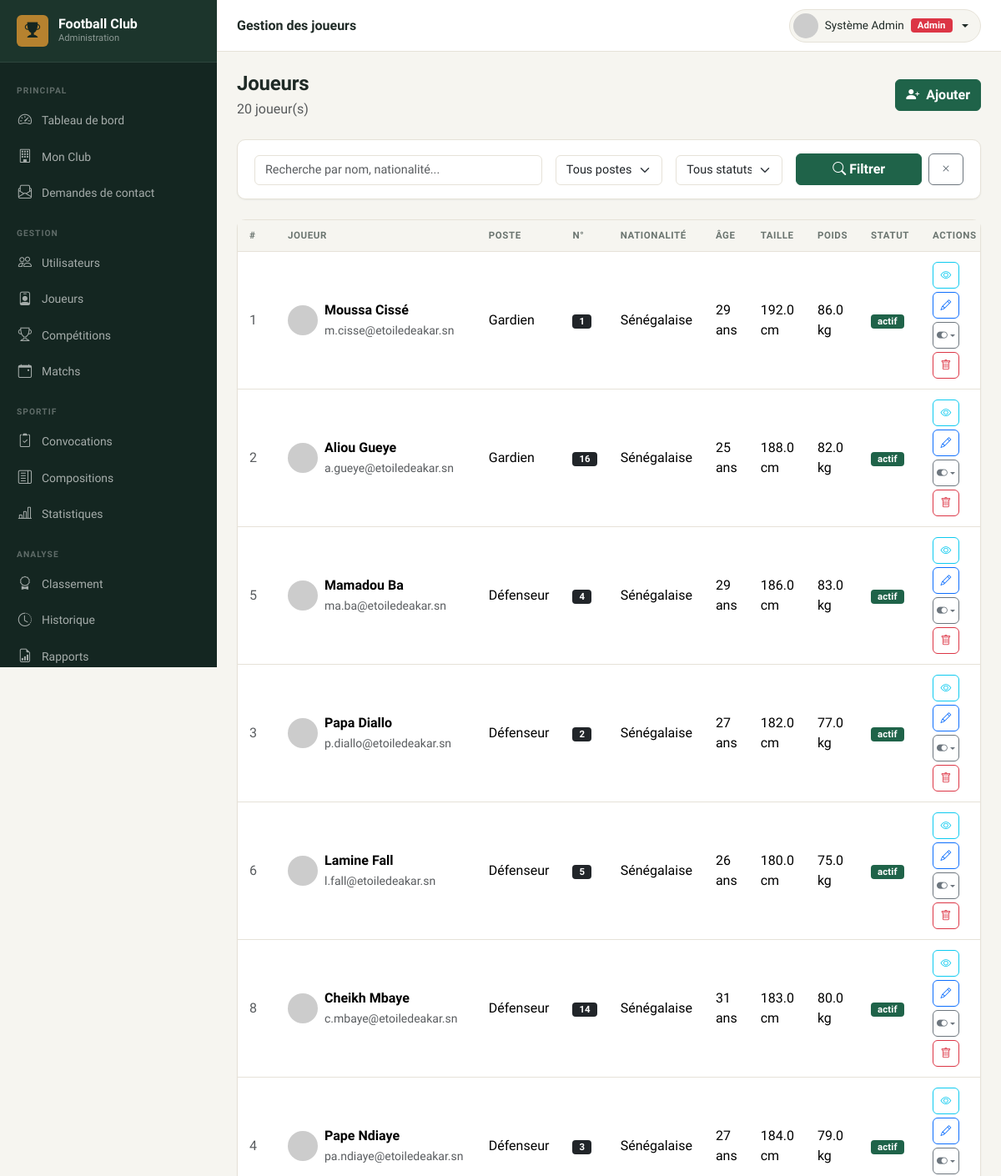
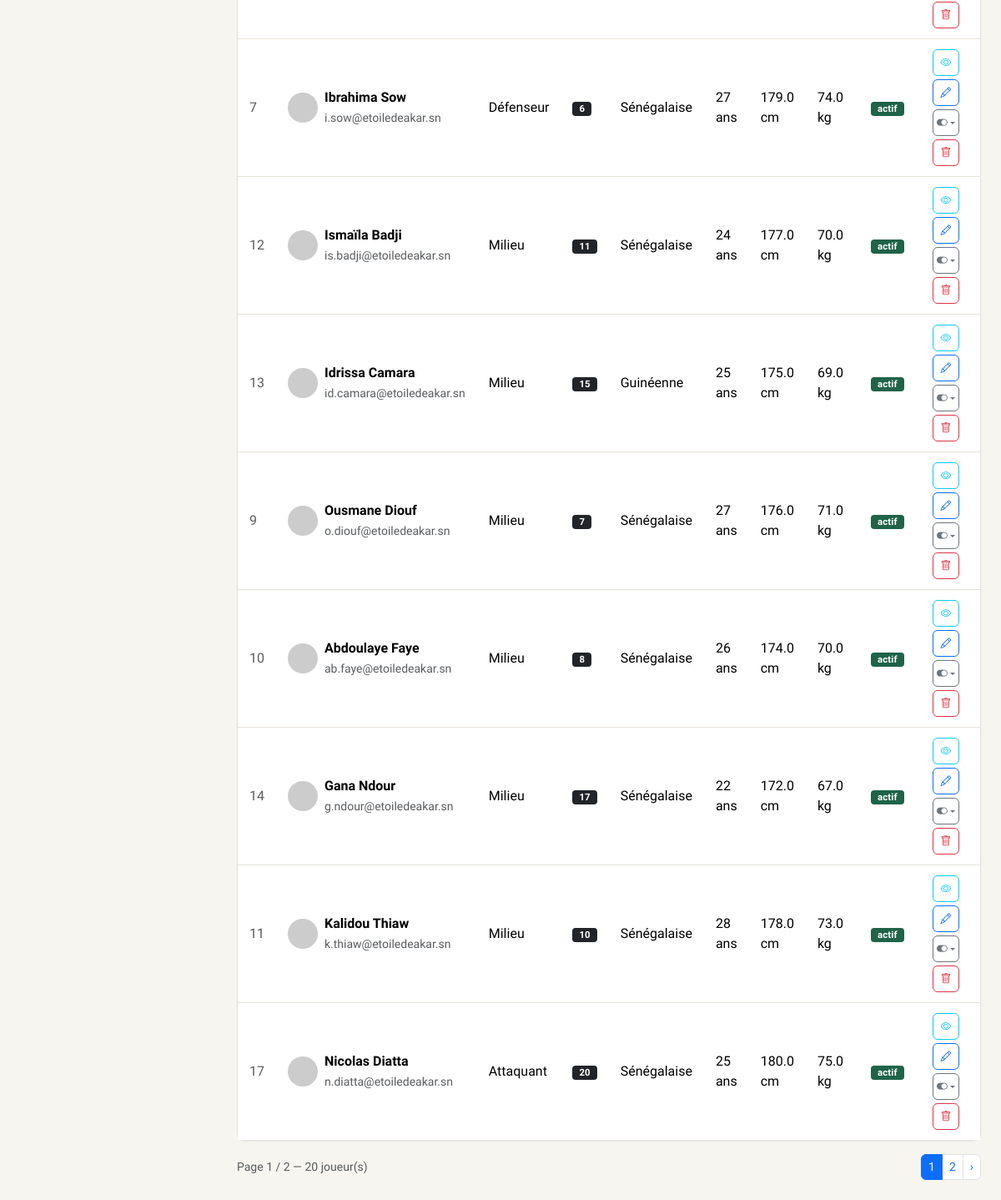
Page /admin/joueurs/index.php (signed in) on the committed database (2 pictures, top to bottom).
### tables this page shows
CREATE TABLE `joueurs` (
  `id` int(11) NOT NULL,
  `utilisateur_id` int(11) DEFAULT NULL,
  `club_id` int(11) DEFAULT 1,
  `nom` varchar(100) NOT NULL,
  `prenom` varchar(100) NOT NULL,
  `date_naissance` date DEFAULT NULL,
  `nationalite` varchar(100) DEFAULT NULL,
  `taille` decimal(4,1) DEFAULT NULL,
  `poids` decimal(5,1) DEFAULT NULL,
  `poste` enum('Gardien','Défenseur','Milieu','Attaquant') NOT NULL,
  `numero_maillot` tinyint(3) UNSIGNED DEFAULT NULL,
  `photo` varchar(255) DEFAULT NULL,
  `date_inscription` date DEFAULT curdate(),
  `statut` enum('actif','blessé','suspendu','inactif') NOT NULL DEFAULT 'actif',
  `created_at` timestamp NOT NULL DEFAULT current_timestamp(),
  `updated_at` timestamp NOT NULL DEFAULT current_timestamp() ON UPDATE current_timestamp()
);

CREATE TABLE `utilisateurs` (
  `id` int(11) NOT NULL,
  `nom` varchar(100) NOT NULL,
  `prenom` varchar(100) NOT NULL,
  `email` varchar(150) NOT NULL,
  `telephone` varchar(20) DEFAULT NULL,
  `mot_de_passe` varchar(255) NOT NULL,
  `role` enum('admin','coach','staff','joueur') NOT NULL DEFAULT 'joueur',
  `statut` enum('actif','inactif') NOT NULL DEFAULT 'actif',
  `photo` varchar(255) DEFAULT NULL,
  `created_at` timestamp NOT NULL DEFAULT current_timestamp(),
  `updated_at` timestamp NOT NULL DEFAULT current_timestamp() ON UPDATE current_timestamp()
);

### admin/joueurs/index.php (the view, shortened to what this page needs)
<?php
require_once ROOT_PATH . '/includes/functions.php';
$pdo = getPDO();
$search  = trim($_GET['q']      ?? '');
$poste   = $_GET['poste']       ?? '';
$statut  = $_GET['statut']      ?? '';
$page    = max(1, (int)($_GET['page'] ?? 1));
$perPage = 15;
$where  = ['1=1'];
$params = [];
$whereStr = implode(' AND ', $where);
$totalStmt = $pdo->prepare("SELECT COUNT(*) FROM joueurs j WHERE $whereStr");
$totalStmt->execute($params);
$total = (int)$totalStmt->fetchColumn();
$totalPages = max(1, (int)ceil($total / $perPage));
$page = min($page, $totalPages);
$offset = ($page - 1) * $perPage;
$stmt = $pdo->prepare("
    SELECT j.*, u.email
    FROM joueurs j
    LEFT JOIN utilisateurs u ON u.id = j.utilisateur_id
    WHERE $whereStr
    ORDER BY j.poste, j.nom
    LIMIT $perPage OFFSET $offset
");
$stmt->execute($params);
$joueurs = $stmt->fetchAll();
require_once ROOT_PATH . '/admin/includes/header.php';
?>
<div class="d-flex align-items-center justify-content-between mb-4">
    <div>
        <h4 class="fw-bold mb-1">Joueurs</h4>
        <p class="text-muted mb-0"><?= $total ?> joueur(s)</p>
    </div>
    <a href="<?= BASE_URL ?>/admin/joueurs/add.php" class="btn btn-success">
        <i class="bi bi-person-plus-fill me-1"></i> Ajouter
    </a>
</div>
<div class="card mb-4">
    <div class="card-body py-3">
        <form class="row g-3 align-items-end" method="GET" id="filterForm">
            <div class="col-md-5" style="position:relative">
                <input type="text" name="q" id="searchInput" class="form-control"
                       placeholder="Recherche par nom, nationalité..."
                       value="<?= e($search) ?>" autocomplete="off">
            </div>
            <div class="col-md-2">
                <select name="poste" class="form-select">
                    <option value="">Tous postes</option>
                </select>
            </div>
            <div class="col-md-2">
                <select name="statut" class="form-select">
                    <option value="">Tous statuts</option>
                </select>
            </div>
            <div class="col-md-3 d-flex gap-2">
                <button class="btn btn-success flex-grow-1"><i class="bi bi-search"></i> Filtrer</button>
                <a href="?" class="btn btn-outline-secondary"><i class="bi bi-x"></i></a>
            </div>
        </form>
    </div>
</div>
<div class="card table-card">
    <div class="card-body p-0 table-responsive">
        <table class="table datatable">
            <thead><tr>
                <th>#</th><th>Joueur</th><th>Poste</th><th>N°</th>
                <th>Nationalité</th><th>Âge</th><th>Taille</th><th>Poids</th>
                <th>Statut</th><th>Actions</th>
            </tr></thead>
            <tbody>
            <?php if ($joueurs): ?>
                <?php foreach ($joueurs as $j): ?>
                <tr>
                    <td class="text-muted"><?= $j['id'] ?></td>
                    <td>
                        <div class="d-flex align-items-center gap-2">
                            <img src="<?= avatarUrl($j['photo'], $j['prenom'].' '.$j['nom']) ?>" class="avatar" alt="">
                            <div>
                                <div class="fw-semibold"><?= e($j['prenom']) ?> <?= e($j['nom']) ?></div>
                                <?php if ($j['email']): ?><small class="text-muted"><?= e($j['email']) ?></small><?php endif; ?>
                            </div>
                        </div>
                    </td>
                    <td><?= e($j['poste']) ?></td>
                    <td><?= $j['numero_maillot'] ? '<span class="badge bg-dark">'.$j['numero_maillot'].'</span>' : '—' ?></td>
                    <td><?= e($j['nationalite'] ?: '—') ?></td>
                    <td><?= age($j['date_naissance']) ?></td>
                    <td><?= $j['taille'] ? $j['taille'].' cm' : '—' ?></td>
                    <td><?= $j['poids']  ? $j['poids'].' kg'  : '—' ?></td>
                    <td><?= statusBadge($j['statut']) ?></td>
                    <td>
                        <div class="d-flex gap-1 flex-wrap">
                            <a href="<?= BASE_URL ?>/admin/joueurs/view.php?id=<?= $j['id'] ?>"
                               class="btn btn-icon btn-sm btn-outline-info" title="Voir profil" data-bs-toggle="tooltip">
                                <i class="bi bi-eye"></i>
                            </a>
                            <a href="<?= BASE_URL ?>/admin/joueurs/edit.php?id=<?= $j['id'] ?>"
                               class="btn btn-icon btn-sm btn-outline-primary" title="Modifier" data-bs-toggle="tooltip">
                                <i class="bi bi-pencil"></i>
                            </a>
                            <div class="dropdown">
                                <button class="btn btn-icon btn-sm btn-outline-secondary dropdown-toggle" title="Changer statut" data-bs-toggle="dropdown">
                                    <i class="bi bi-toggle-on"></i>
                                </button>
                            </div>
                            <form method="POST" action="<?= BASE_URL ?>/admin/joueurs/delete.php" class="d-inline">
                                <button type="submit" class="btn btn-icon btn-sm btn-outline-danger"
                                        data-confirm="Supprimer ce joueur ?" title="Supprimer" data-bs-toggle="tooltip">
                                    <i class="bi bi-trash"></i>
                                </button>
                            </form>
                        </div>
                    </td>
                </tr>
                <?php endforeach; ?>
            <?php else: ?>
                <tr><td colspan="10" class="text-center py-5 text-muted">
                    <i class="bi bi-person-x fs-2 d-block mb-2"></i>Aucun joueur trouvé
                </td></tr>
            <?php endif; ?>
            </tbody>
        </table>
    </div>
</div>
<?php if ($totalPages > 1):
    $qp = array_filter(['q'=>$search,'poste'=>$poste,'statut'=>$statut]);
?>
<nav class="d-flex align-items-center justify-content-between mt-3">
    <small class="text-muted">Page <?= $page ?> / <?= $totalPages ?> — <?= $total ?> joueur(s)</small>
    <ul class="pagination pagination-sm mb-0">
        <?php for ($p = max(1,$page-2); $p <= min($totalPages,$page+2); $p++): ?>
            <li class="page-item <?= $p===$page?'active':'' ?>">
                <a class="page-link" href="?<?= http_build_query(array_merge($qp,['page'=>$p])) ?>"><?= $p ?></a>
            </li>
        <?php endfor; ?>
        <?php if ($page < $totalPages): ?>
            <li class="page-item"><a class="page-link" href="?<?= http_build_query(array_merge($qp,['page'=>$page+1])) ?>">›</a></li>
        <?php endif; ?>
    </ul>
</nav>
<?php endif; ?>
<?php require_once ROOT_PATH . '/admin/includes/footer.php'; ?>

### includes/functions.php (shortened to what this page needs)
<?php
function e(string $str): string {
    return htmlspecialchars($str, ENT_QUOTES | ENT_SUBSTITUTE, 'UTF-8');
}
function age(?string $dateNaissance): string {
    return (new DateTime($dateNaissance))->diff(new DateTime())->y . ' ans';
}
function statusBadge(string $status): string {
    $map = [
        'actif'      => 'success',
        'inactif'    => 'secondary',
        'blessé'     => 'warning',
        'suspendu'   => 'danger',
        'Programmé'  => 'primary',
        'Terminé'    => 'success',
        'En cours'   => 'warning',
        'Annulé'     => 'danger',
        'Reporté'    => 'secondary',
        'Publiée'    => 'success',
        'Brouillon'  => 'secondary',
        'Convoqué'   => 'success',
        'Absent'     => 'danger',
        'Blessé'     => 'warning',
        'Titulaire'  => 'primary',
        'Remplaçant' => 'secondary',
    ];
    $color = $map[$status] ?? 'secondary';
    return "<span class=\"badge bg-$color\">" . e($status) . '</span>';
}
function roleBadge(string $role): string {
    $map = ['admin' => 'danger', 'coach' => 'primary', 'staff' => 'warning', 'joueur' => 'success'];
    $labels = ['admin' => 'Admin', 'coach' => 'Coach', 'staff' => 'Staff', 'joueur' => 'Joueur'];
    $color = $map[$role] ?? 'secondary';
    $label = $labels[$role] ?? $role;
    return "<span class=\"badge bg-$color\">" . e($label) . '</span>';
}
function avatarUrl(?string $photo, string $name = '?'): string {
    $initials = urlencode(strtoupper(substr($name, 0, 1)));
    return "https://ui-avatars.com/api/?name=$initials&background=2d6a4f&color=fff&size=80";
}

### assets/css/style.css (style rules this page uses)
:root { --ink: #142621; --ink-2: #1c352c; --canvas: #f6f5f0; --paper: #ffffff; --pitch: #1f6349; --pitch-strong: #164a37; --pitch-rgb: 31,99,73; --gold: #b6822f; --gold-rgb: 182,130,47; --gold-soft: #ecdfc2; --text: #1f2a26; --text-muted: #6b7570; --line: #e6e2d8; --r-sm: 6px; --r-md: 10px; --r-lg: 14px; --shadow-sm: 0 1px 2px rgba(20,38,33,.06); --shadow-md: 0 6px 20px rgba(20,38,33,.08); --sidebar-bg: var(--ink); --sidebar-width: 260px; --topbar-h: 62px; --bs-success: var(--pitch); --bs-success-rgb: var(--pitch-rgb); --bs-success-bg-subtle: #e2ede7; --bs-success-border-subtle: #bcd8ca; --bs-success-text-emphasis: var(--pitch-strong); --bs-warning: var(--gold); --bs-warning-rgb: var(--gold-rgb); --bs-warning-bg-subtle: var(--gold-soft); --bs-warning-border-subtle: #d9c496; --bs-warning-text-emphasis: #7a5a1f; --bs-body-font-family: 'Plus Jakarta Sans', system-ui, -apple-system, sans-serif; --bs-border-radius: var(--r-md); --bs-border-radius-sm: var(--r-sm); --bs-border-radius-lg: var(--r-lg); }
:root { --fc-green: var(--pitch); --fc-green-dark: var(--ink); --fc-green-light: #4f9376; --fc-gold: var(--gold); }
* { -webkit-font-smoothing: antialiased; }
body { font-family: var(--bs-body-font-family); background: var(--canvas); color: var(--text); }
h1, h2, h3, h4, h5, h6 { letter-spacing: -.01em; }
.btn-success { --bs-btn-bg: var(--pitch); --bs-btn-border-color: var(--pitch); --bs-btn-hover-bg: var(--pitch-strong); --bs-btn-hover-border-color: var(--pitch-strong); --bs-btn-active-bg: var(--pitch-strong); --bs-btn-active-border-color: var(--pitch-strong); --bs-btn-disabled-bg: var(--pitch); --bs-btn-disabled-border-color: var(--pitch); --bs-btn-focus-shadow-rgb: var(--pitch-rgb); }
.btn { border-radius: var(--r-sm); font-weight: 600; }
.card { border: 1px solid var(--line); border-radius: var(--r-md); box-shadow: var(--shadow-sm); }
.card-body { padding: 20px; }
.table-card .table { margin: 0; }
.table thead th { background: var(--canvas); font-size: .72rem; font-weight: 700; text-transform: uppercase; letter-spacing: .05em; color: var(--text-muted); border-bottom: 1px solid var(--line); padding: 10px 14px; white-space: nowrap; }
.table tbody td { padding: 12px 14px; vertical-align: middle; border-bottom: 1px solid var(--line); }
.table tbody tr:last-child td { border-bottom: none; }
.avatar { width: 36px; height: 36px; border-radius: 50%; object-fit: cover; }
.btn-sm { padding: 4px 10px; font-size: .8rem; }
.btn-icon { width: 32px; height: 32px; padding: 0; display: inline-flex; align-items: center; justify-content: center; border-radius: var(--r-sm); }
.form-control, .form-select { border-radius: var(--r-sm); border-color: var(--line); font-size: .9rem; }
.badge { font-size: .71rem; font-weight: 700; padding: 3px 8px; border-radius: 4px; letter-spacing: .01em; }

### rows in the picture
joueurs: id "1", prenom "Moussa", nom "Cissé", utilisateur.email "m.cisse@etoiledeakar.sn", poste "Gardien", numero_maillot "1", nationalite "Sénégalaise", date_naissance "29 ans", taille "192.0", poids "86.0", statut "actif"
joueurs: id "2", prenom "Aliou", nom "Gueye", utilisateur.email "a.gueye@etoiledeakar.sn", poste "Gardien", numero_maillot "16", nationalite "Sénégalaise", date_naissance "25 ans", taille "188.0", poids "82.0", statut "actif"
joueurs: id "5", prenom "Mamadou", nom "Ba", utilisateur.email "ma.ba@etoiledeakar.sn", poste "Défenseur", numero_maillot "4", nationalite "Sénégalaise", date_naissance "29 ans", taille "186.0", poids "83.0", statut "actif"
joueurs: id "3", prenom "Papa", nom "Diallo", utilisateur.email "p.diallo@etoiledeakar.sn", poste "Défenseur", numero_maillot "2", nationalite "Sénégalaise", date_naissance "27 ans", taille "182.0", poids "77.0", statut "actif"
joueurs: id "6", prenom "Lamine", nom "Fall", utilisateur.email "l.fall@etoiledeakar.sn", poste "Défenseur", numero_maillot "5", nationalite "Sénégalaise", date_naissance "26 ans", taille "180.0", poids "75.0", statut "actif"
joueurs: id "8", prenom "Cheikh", nom "Mbaye", utilisateur.email "c.mbaye@etoiledeakar.sn", poste "Défenseur", numero_maillot "14", nationalite "Sénégalaise", date_naissance "31 ans", taille "183.0", poids "80.0", statut "actif"
joueurs: id "4", prenom "Pape", nom "Ndiaye", utilisateur.email "pa.ndiaye@etoiledeakar.sn", poste "Défenseur", numero_maillot "3", nationalite "Sénégalaise", date_naissance "27 ans", taille "184.0", poids "79.0", statut "actif"
joueurs: id "7", prenom "Ibrahima", nom "Sow", utilisateur.email "i.sow@etoiledeakar.sn", poste "Défenseur", numero_maillot "6", nationalite "Sénégalaise", date_naissance "27 ans", taille "179.0", poids "74.0", statut "actif"
joueurs: id "12", prenom "Ismaïla", nom "Badji", utilisateur.email "is.badji@etoiledeakar.sn", poste "Milieu", numero_maillot "11", nationalite "Sénégalaise", date_naissance "24 ans", taille "177.0", poids "70.0", statut "actif"
joueurs: id "13", prenom "Idrissa", nom "Camara", utilisateur.email "id.camara@etoiledeakar.sn", poste "Milieu", numero_maillot "15", nationalite "Guinéenne", date_naissance "25 ans", taille "175.0", poids "69.0", statut "actif"
joueurs: id "9", prenom "Ousmane", nom "Diouf", utilisateur.email "o.diouf@etoiledeakar.sn", poste "Milieu", numero_maillot "7", nationalite "Sénégalaise", date_naissance "27 ans", taille "176.0", poids "71.0", statut "actif"
joueurs: id "10", prenom "Abdoulaye", nom "Faye", utilisateur.email "ab.faye@etoiledeakar.sn", poste "Milieu", numero_maillot "8", nationalite "Sénégalaise", date_naissance "26 ans", taille "174.0", poids "70.0", statut "actif"
joueurs: id "14", prenom "Gana", nom "Ndour", utilisateur.email "g.ndour@etoiledeakar.sn", poste "Milieu", numero_maillot "17", nationalite "Sénégalaise", date_naissance "22 ans", taille "172.0", poids "67.0", statut "actif"
joueurs: id "11", prenom "Kalidou", nom "Thiaw", utilisateur.email "k.thiaw@etoiledeakar.sn", poste "Milieu", numero_maillot "10", nationalite "Sénégalaise", date_naissance "28 ans", taille "178.0", poids "73.0", statut "actif"
joueurs: id "17", prenom "Nicolas", nom "Diatta", utilisateur.email "n.diatta@etoiledeakar.sn", poste "Attaquant", numero_maillot "20", nationalite "Sénégalaise", date_naissance "25 ans", taille "180.0", poids "75.0", statut "actif"

### other values in the picture
$pageTitle "Gestion des joueurs"
$label "Admin"
$total "20"
$page "1"
$totalPages "2"
